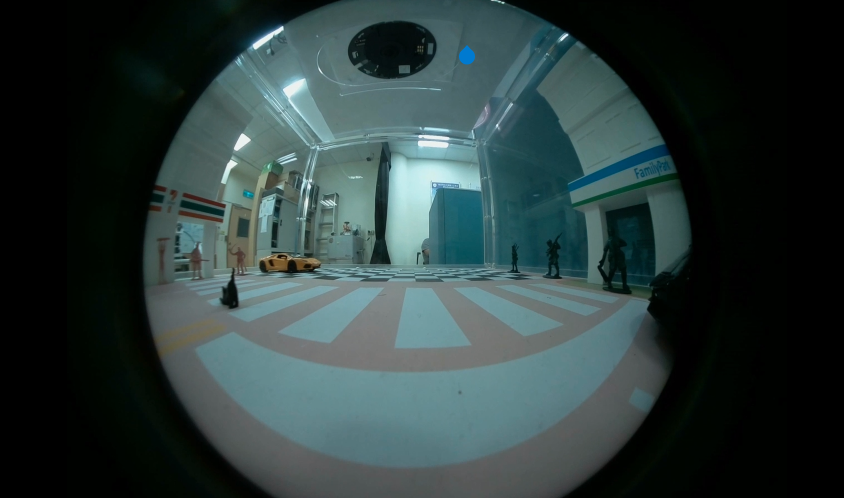
#> input picture fisheye1.png, 1688 x 996 px (shown at 1/2 size)
$ python brief.py
#> lines starting #> are read from the running program, lines starting #| are printed output that depends on the picture
import cv2
import matplotlib.pyplot as plt
import numpy as np

image1 = cv2.imread('./fisheye1.png')
#> image1 is the input picture: shape (996, 1688, 3); mean B, G, R 59.1, 59.6, 44
training_image = cv2.cvtColor(image1, cv2.COLOR_BGR2RGB)
training_gray = cv2.cvtColor(training_image, cv2.COLOR_RGB2GRAY)
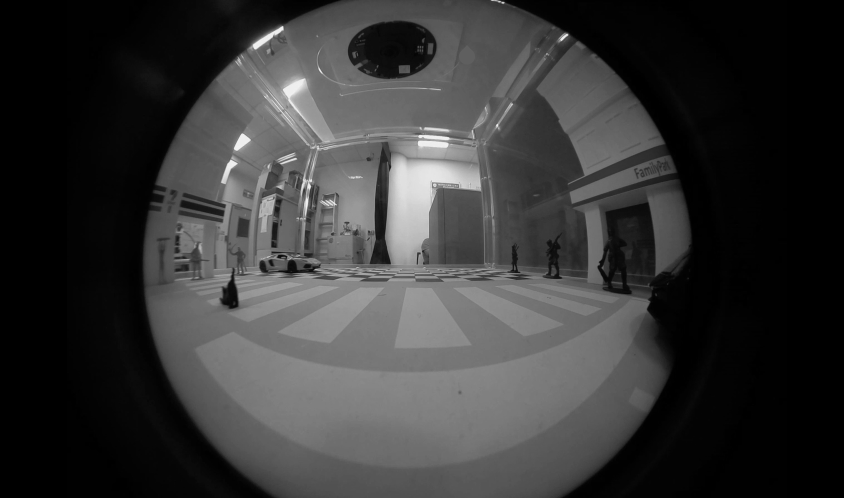
#> training_gray: shape (996, 1688) (shown at 1/2 size); min 0, max 246, mean 54.9
test_image = cv2.pyrDown(training_image)
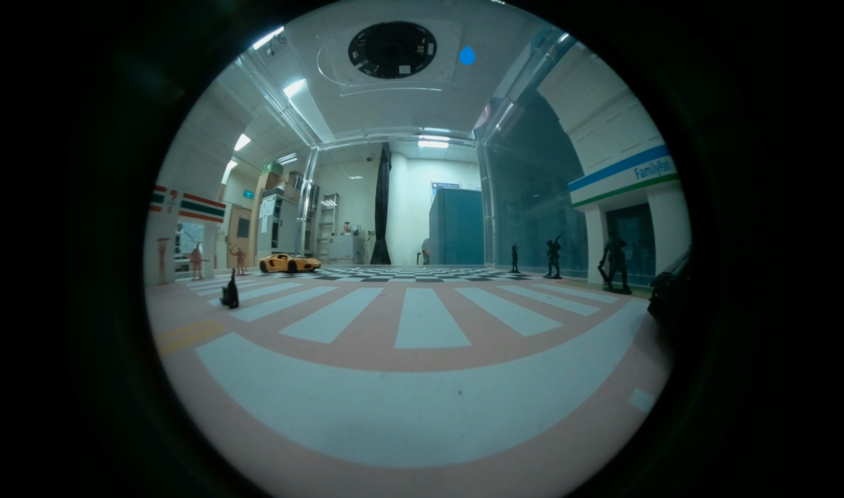
#> test_image: shape (498, 844, 3); mean R, G, B 44, 59.6, 59.1
test_image = cv2.pyrDown(test_image)
#> test_image: shape (249, 422, 3)
num_rows, num_cols = test_image.shape[:2]
#> num_rows = 249; num_cols = 422

rotation_matrix = cv2.getRotationMatrix2D((num_cols/2, num_rows/2), 30, 1)
test_image = cv2.warpAffine(test_image, rotation_matrix, (num_cols, num_rows))
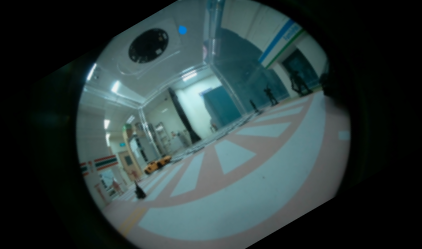
#> test_image: shape (249, 422, 3); mean R, G, B 42.9, 58, 57.8
test_gray = cv2.cvtColor(test_image, cv2.COLOR_RGB2GRAY)
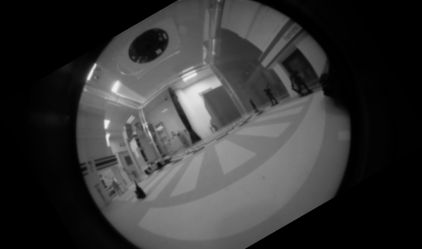
#> test_gray: shape (249, 422); min 0, max 238, mean 53.5
fx, plots = plt.subplots(1, 2, figsize=(20,10))

plots[0].set_title("Training Image")
plots[0].imshow(training_image)
plots[1].set_title("Testing Image2")
plots[1].imshow(test_image)

fast = cv2.FastFeatureDetector_create()
brief = cv2.xfeatures2d.BriefDescriptorExtractor_create()
train_keypoints = fast.detect(training_gray, None)
#> train_keypoints = 2194 keypoints; strongest (x, y, size): (1007, 5, 7), (1135, 69, 7), (565, 53, 7), (672, 409, 7)
test_keypoints = fast.detect(test_gray, None)
#> test_keypoints = 475 keypoints; strongest (x, y, size): (95, 65, 7), (88, 78, 7), (106, 127, 7), (105, 120, 7)
train_keypoints, train_descriptor = brief.compute(training_gray, train_keypoints)
#> train_keypoints = 2187 keypoints; strongest (x, y, size): (1135, 69, 7), (565, 53, 7), (672, 409, 7), (592, 317, 7)
test_keypoints, test_descriptor = brief.compute(test_gray, test_keypoints)
#> test_keypoints = 465 keypoints; strongest (x, y, size): (95, 65, 7), (88, 78, 7), (106, 127, 7), (105, 120, 7)
keypoints_without_size = np.copy(training_image)
keypoints_with_size = np.copy(training_image)

cv2.drawKeypoints(training_image, train_keypoints, keypoints_without_size, color = (0, 255, 0))
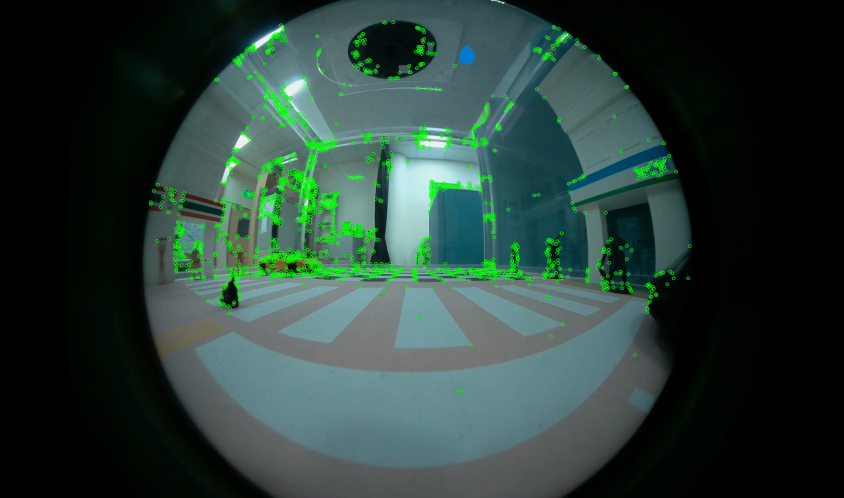
#> keypoints_without_size: shape (996, 1688, 3) (shown at 1/2 size); mean R, G, B 42, 63, 56.5
cv2.drawKeypoints(training_image, train_keypoints, keypoints_with_size, flags = cv2.DRAW_MATCHES_FLAGS_DRAW_RICH_KEYPOINTS)
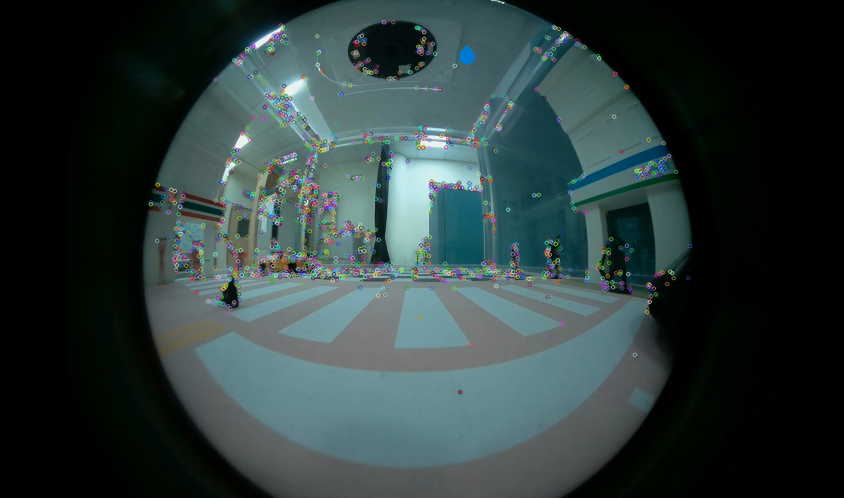
#> keypoints_with_size: shape (996, 1688, 3) (shown at 1/2 size); mean R, G, B 45.2, 60.1, 59.6

fx, plots = plt.subplots(1, 2, figsize=(20,10))
plots[0].set_title("Train keypoints With Size")
plots[0].imshow(keypoints_with_size, cmap='gray')
plots[1].set_title("Train keypoints Without Size")
plots[1].imshow(keypoints_without_size, cmap='gray')
print("Number of Keypoints Detected In The Training Image: ", len(train_keypoints))
#| Number of Keypoints Detected In The Training Image:  2187
print("Number of Keypoints Detected In The Query Image: ", len(test_keypoints))
#| Number of Keypoints Detected In The Query Image:  465

bf = cv2.BFMatcher(cv2.NORM_HAMMING, crossCheck = True)
matches = bf.match(train_descriptor, test_descriptor)
#> matches = 168 matches
matches = sorted(matches, key = lambda x : x.distance)
result = cv2.drawMatches(training_image, train_keypoints, test_gray, test_keypoints, matches, test_gray, flags = 2)
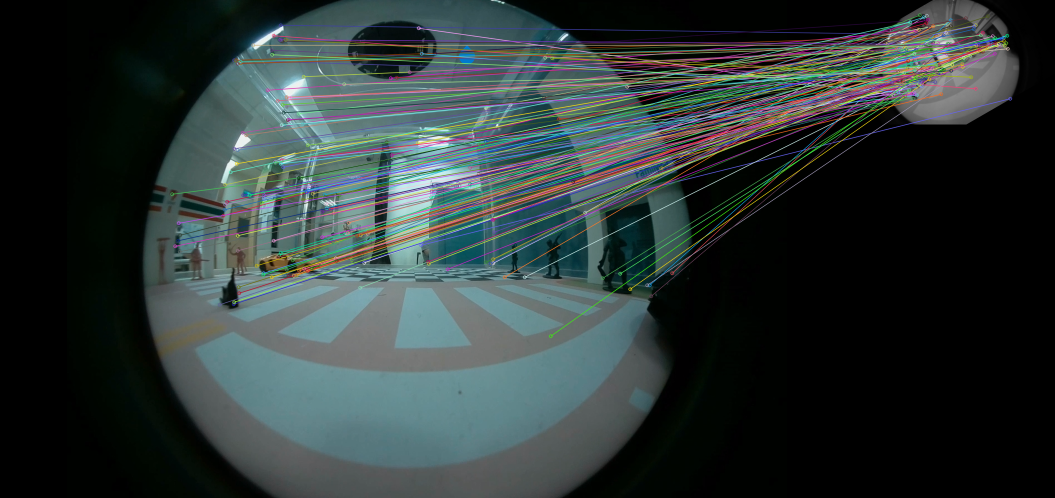
#> result: shape (996, 2110, 3) (shown at 1/2 size); mean R, G, B 45.7, 55.8, 55
plt.rcParams['figure.figsize'] = [14.0, 7.0]
plt.title('Best Matching Points')
plt.imshow(result)
plt.show()
print("\nNumber of Matching Keypoints Between The Training and Query Images: ", len(matches))
#| Number of Matching Keypoints Between The Training and Query Images:  168
